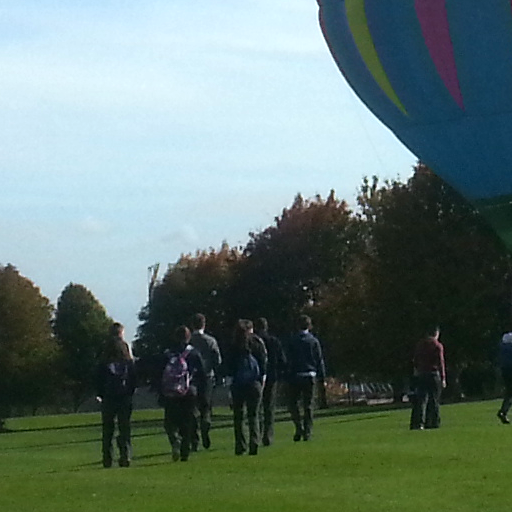
#> input picture balloon1.png, 512 x 512 px; its folder holds 3 pictures in this run
$ python Harris.py
#> lines starting #> are read from the running program, lines starting #| are printed output that depends on the picture; pictures that were not available may be replaced by others from this repository, and a replacement may not be noted
#!/usr/bin/env python3
# -*- coding: utf-8 -*-
"""
created on Tue apr 21 14:37:53 2020

@author: bryantiernan
Name: Bryan Tiernan
ID: 16169093
"""

##############################################################################
###############################   Imports  ###################################
##############################################################################

import numpy as np
import scipy.ndimage.filters as filters
import matplotlib.pylab as pylab
import imutils
from PIL import Image

##############################################################################
##############################  Functions  ###################################
##############################################################################

# [134 lines left out: functions generateHarrisMatrix, HPoints, plotHPoints, findDescriptors, matchDescriptors, plotMatches and 2 more, not called in this run]


##############################################################################
##############################  Statements  ##################################
##############################################################################

j = ["balloon","arch","al"]
for i in j:
    print ("\nReading Images")
    HImg1 = (np.array(Image.open(i+'1.png').convert('L'), dtype=np.float32))
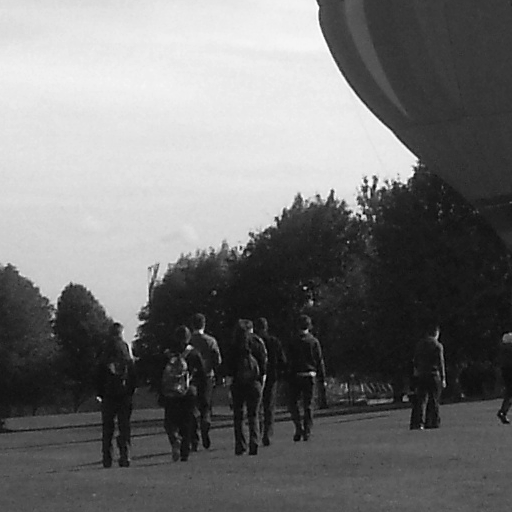
#> HImg1: shape (512, 512) float32; min 0, max 255, mean 113.8
    HImg2 = (np.array(Image.open(i+'2.png').convert('L'), dtype=np.float32))
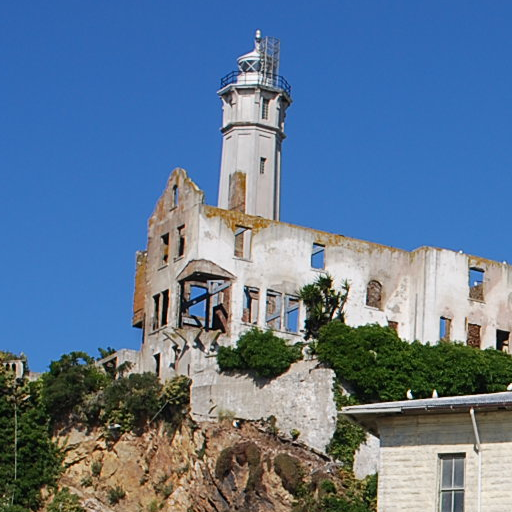
#> input picture al1.png, 512 x 512 px, given in place of balloon2.png, which was not available
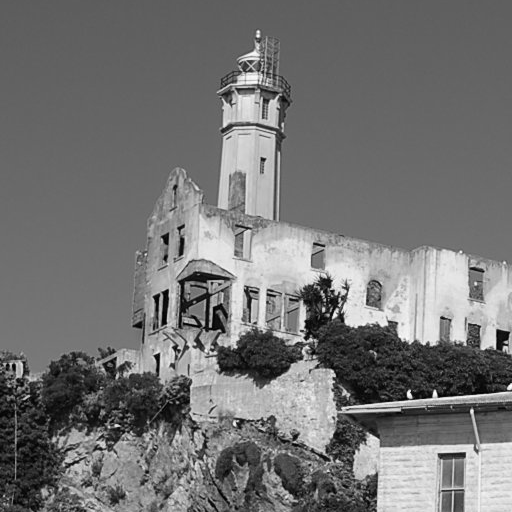
#> HImg2: shape (512, 512) float32; min 0, max 255, mean 115.2
#> (the run stopped early here; a loop or call above may not have finished)
